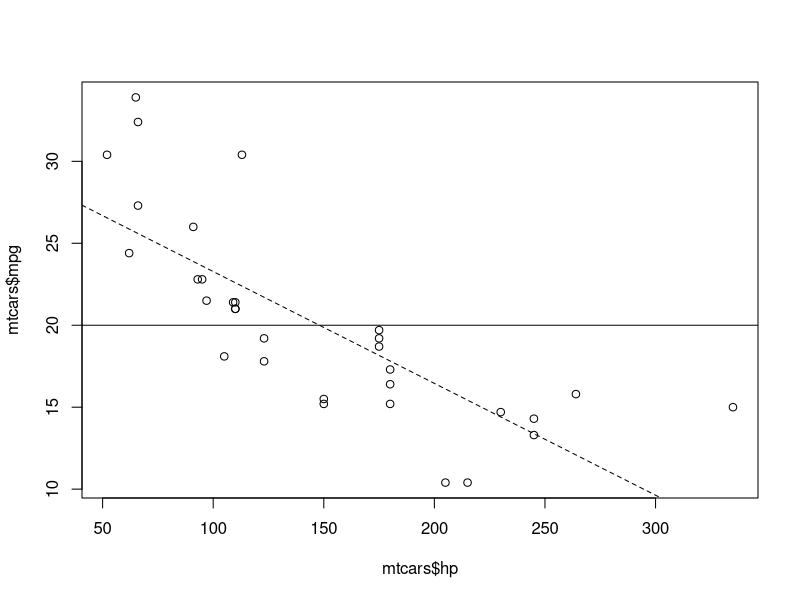
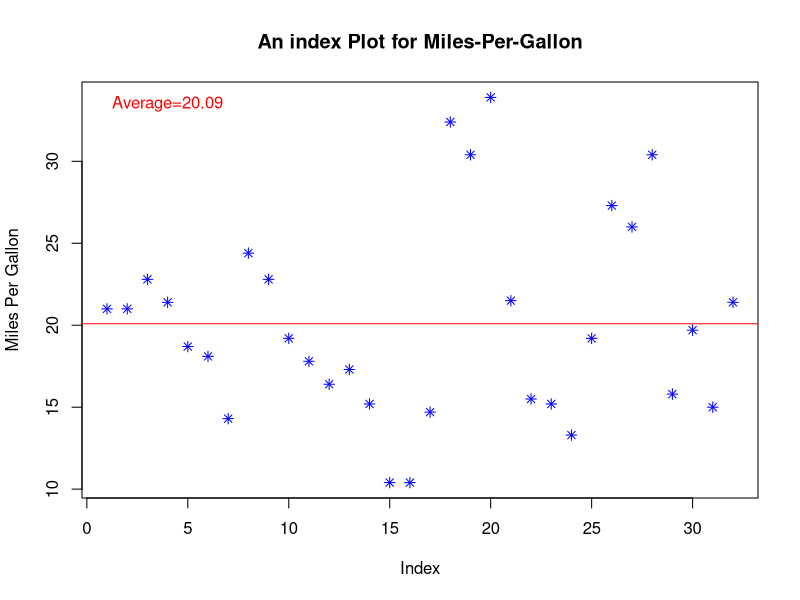
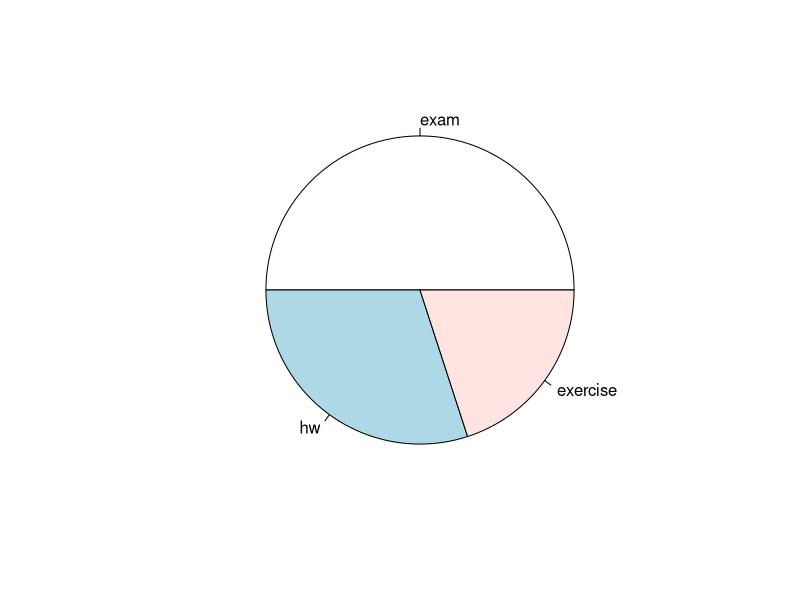
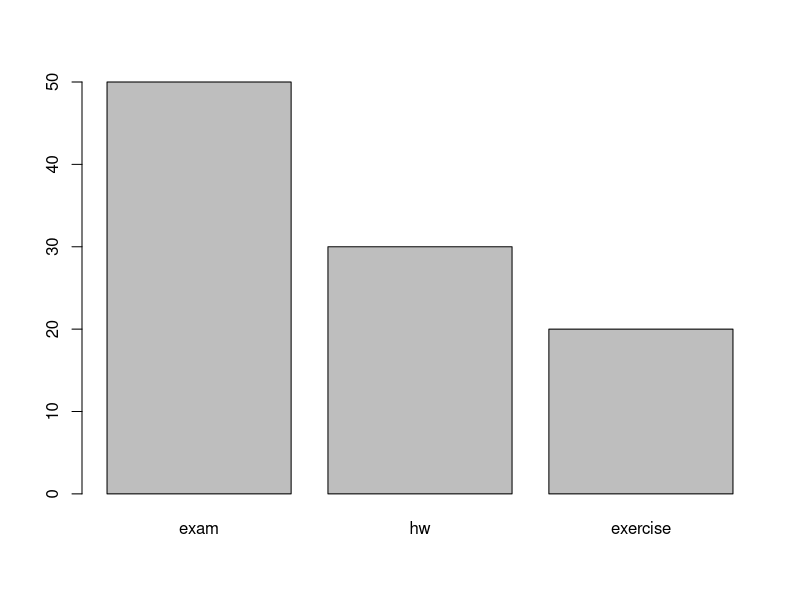
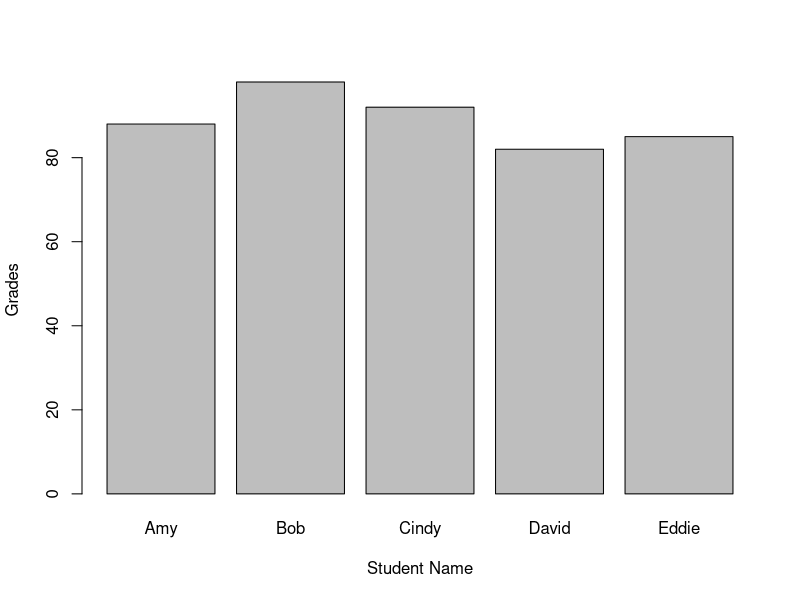

R code for these plots, in order:
#Line of Best Fit

data(mtcars)

plot(mtcars$hp, mtcars$mpg) #Scatter Plot
fit = lm(mpg~hp, data=mtcars)

abline(fit,lty=2)
abline(h=20) #Manually place a horizontal Line

#------------------------------------

#Exercise 3

plot(mtcars$mpg, 
     main="An index Plot for Miles-Per-Gallon",
     ylab="Miles Per Gallon", col="blue", pch=8
     )

abline(h=mean(mtcars$mpg), col="red")
legend("topleft", "Average=20.09", text.col="red", bty="n")


#---------------------------------------------

#Pie Chart
scoring = c(exam=50,hw=30,exercise=20)
pie(scoring)

#---------------------------------------------

#Bar Plot

barplot(scoring)
#--------------

#Barplot labeled by name
name <- c("Amy","Bob","Cindy","David","Eddie")
grade <- c(88,98,92,82,85)
students <- data.frame(name,grade)

barplot(grade~name,data=students,xlab="Student Name",ylab="Grades")

#--------------------------
